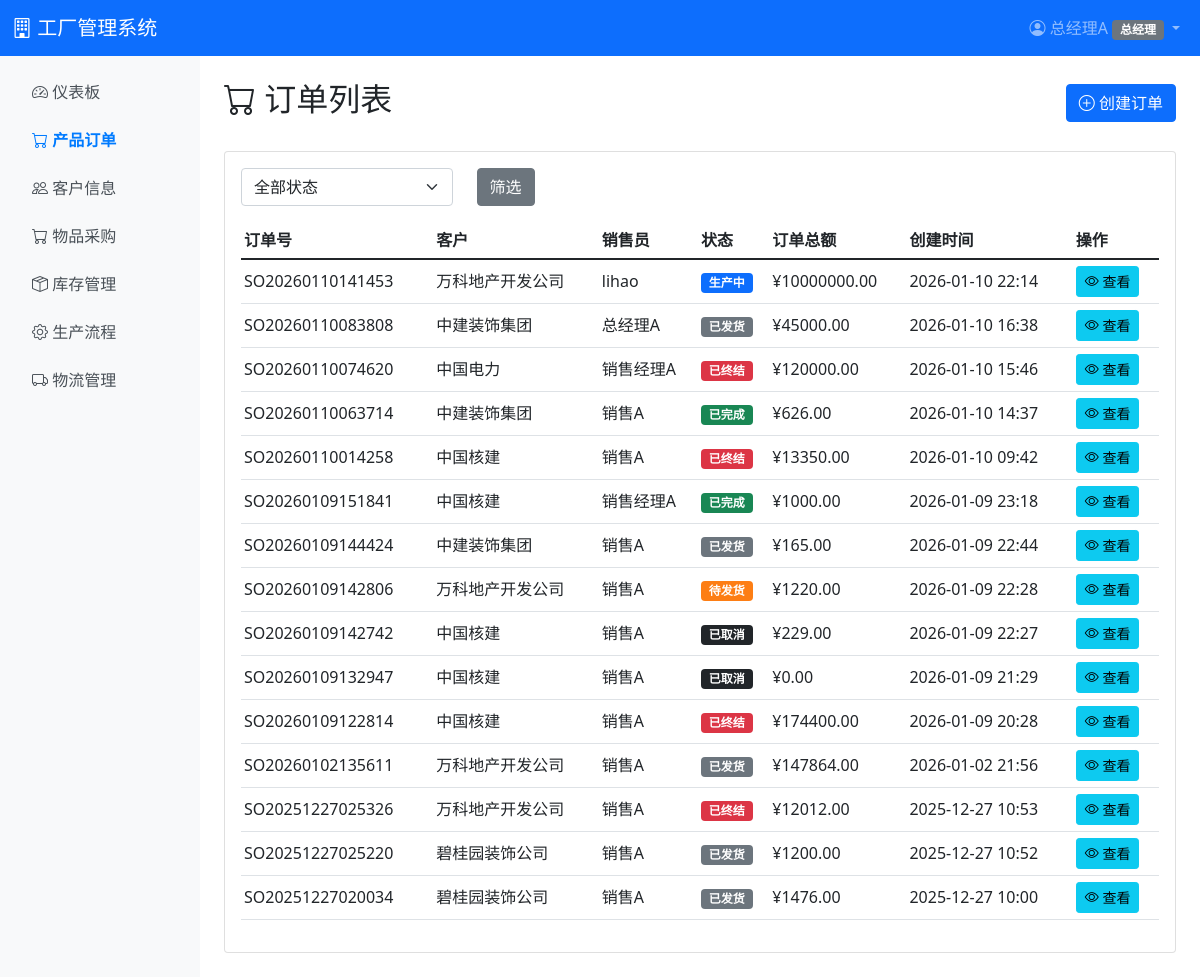
The page /sales/orders/ (signed in) on the database as committed earlier.
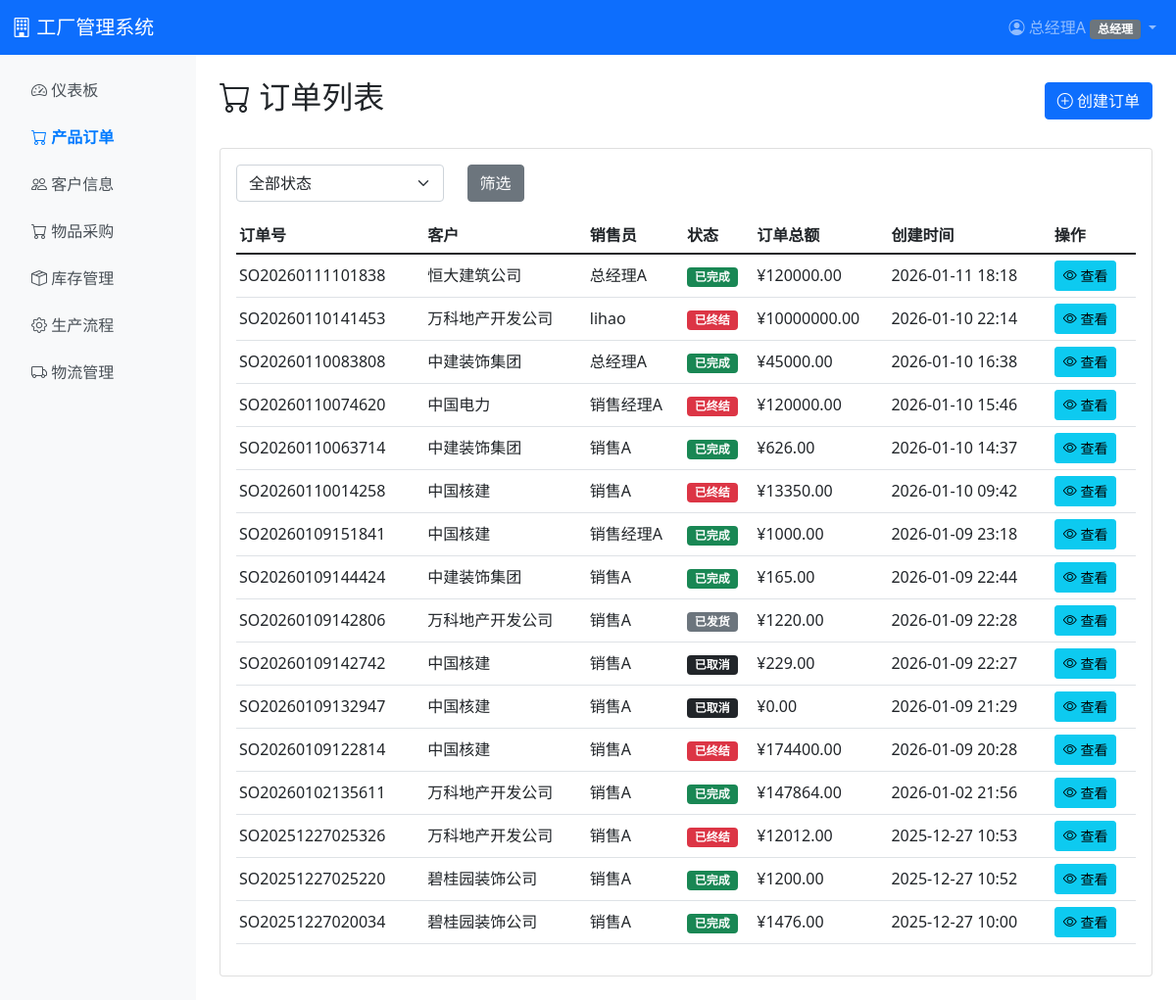
The same page on the database as committed later.
### sales/models.py (models this page shows, shortened)
class SalesOrder(models.Model):
    STATUS_CHOICES = [
        ('pending', '待审批'),
        ('approved', '已审批'),
        ('ceo_pending', '待总经理审批'),
        ('ceo_approved', '总经理已审批'),
        ('rejected', '已退回'),
        ('in_production', '生产中'),
        ('ready_to_ship', '待发货'),
        ('shipped', '已发货'),
        ('completed', '已完成'),
        ('cancelled', '已取消'),
        ('terminated', '已终结'),
    ]
    order_no = models.CharField(max_length=50, unique=True, verbose_name='订单号')
    customer = models.ForeignKey(Customer, on_delete=models.PROTECT, verbose_name='客户')
    salesperson = models.ForeignKey('auth.User', on_delete=models.PROTECT, related_name='sales_orders', verbose_name='销售员')
    status = models.CharField(max_length=20, choices=STATUS_CHOICES, default='pending', verbose_name='状态')
    total_amount = models.DecimalField(max_digits=12, decimal_places=2, default=0, verbose_name='订单总额')
    delivery_date = models.DateField(null=True, blank=True, verbose_name='交付日期')
    reserve_inventory = models.BooleanField(default=False, verbose_name='预占库存')
    approved_by = models.ForeignKey('auth.User', on_delete=models.SET_NULL, null=True, blank=True, related_name='approved_orders', verbose_name='审批人')
    approved_at = models.DateTimeField(null=True, blank=True, verbose_name='审批时间')
    ceo_approved_by = models.ForeignKey('auth.User', on_delete=models.SET_NULL, null=True, blank=True, related_name='ceo_approved_orders', verbose_name='总经理审批人')
    ceo_approved_at = models.DateTimeField(null=True, blank=True, verbose_name='总经理审批时间')
    rejected_by = models.ForeignKey('auth.User', on_delete=models.SET_NULL, null=True, blank=True, related_name='rejected_orders', verbose_name='退回人')
    rejected_at = models.DateTimeField(null=True, blank=True, verbose_name='退回时间')
    reject_reason = models.TextField(blank=True, verbose_name='退回原因')
    terminated_by = models.ForeignKey('auth.User', on_delete=models.SET_NULL, null=True, blank=True, related_name='terminated_orders', verbose_name='终结人')
    terminated_at = models.DateTimeField(null=True, blank=True, verbose_name='终结时间')
    terminate_reason = models.TextField(blank=True, verbose_name='终结原因')
    remark = models.TextField(blank=True, verbose_name='备注')
    created_at = models.DateTimeField(auto_now_add=True, verbose_name='创建时间')
    updated_at = models.DateTimeField(auto_now=True, verbose_name='更新时间')
    class Meta:
        verbose_name = '产品订单'
        verbose_name_plural = '产品订单'
        ordering = ['-created_at']

### inventory/models.py (models this page shows, shortened)
class Customer(models.Model):
    CREDIT_LEVEL_CHOICES = [
        ('A', 'A级（优秀）'),
        ('B', 'B级（良好）'),
        ('C', 'C级（一般）'),
        ('D', 'D级（较差）'),
    ]
    EDIT_STATUS_CHOICES = [
        ('none', '无编辑申请'),
        ('pending', '待审批'),
        ('approved', '已审批'),
        ('rejected', '已拒绝'),
    ]
    DELETE_STATUS_CHOICES = [
        ('none', '无删除申请'),
        ('pending', '待审批'),
        ('approved', '已审批'),
        ('rejected', '已拒绝'),
    ]
    name = models.CharField(max_length=200, unique=True, verbose_name='客户名称')
    contact_person = models.CharField(max_length=100, verbose_name='联系人')
    phone = models.CharField(max_length=20, verbose_name='联系电话')
    address = models.TextField(verbose_name='地址')
    credit_level = models.CharField(max_length=1, choices=CREDIT_LEVEL_CHOICES, default='C', verbose_name='信用等级')
    created_by = models.ForeignKey('auth.User', on_delete=models.SET_NULL, null=True, blank=True, related_name='created_customers', verbose_name='负责人')
    created_at = models.DateTimeField(auto_now_add=True, verbose_name='创建时间')
    updated_at = models.DateTimeField(auto_now=True, verbose_name='更新时间')
    edit_status = models.CharField(max_length=20, choices=EDIT_STATUS_CHOICES, default='none', verbose_name='编辑审批状态')
    edit_pending_data = models.TextField(blank=True, verbose_name='待审批编辑数据')  # JSON格式存储待审批的数据
    edit_reason = models.TextField(blank=True, verbose_name='编辑原因')
    edit_requested_by = models.ForeignKey('auth.User', on_delete=models.SET_NULL, null=True, blank=True, related_name='customer_edit_requests', verbose_name='编辑申请人')
    edit_requested_at = models.DateTimeField(null=True, blank=True, verbose_name='编辑申请时间')
    edit_approved_by = models.ForeignKey('auth.User', on_delete=models.SET_NULL, null=True, blank=True, related_name='approved_customer_edits', verbose_name='编辑审批人')
    edit_approved_at = models.DateTimeField(null=True, blank=True, verbose_name='编辑审批时间')
    edit_reject_reason = models.TextField(blank=True, verbose_name='编辑拒绝原因')
    delete_status = models.CharField(max_length=20, choices=DELETE_STATUS_CHOICES, default='none', verbose_name='删除审批状态')
    delete_reason = models.TextField(blank=True, verbose_name='删除原因')
    delete_requested_by = models.ForeignKey('auth.User', on_delete=models.SET_NULL, null=True, blank=True, related_name='customer_delete_requests', verbose_name='删除申请人')
    delete_requested_at = models.DateTimeField(null=True, blank=True, verbose_name='删除申请时间')
    delete_approved_by = models.ForeignKey('auth.User', on_delete=models.SET_NULL, null=True, blank=True, related_name='approved_customer_deletes', verbose_name='删除审批人')
    delete_approved_at = models.DateTimeField(null=True, blank=True, verbose_name='删除审批时间')
    delete_reject_reason = models.TextField(blank=True, verbose_name='删除拒绝原因')
    class Meta:
        verbose_name = '客户'
        verbose_name_plural = '客户'
        ordering = ['-created_at']

### sales/views.py (the view)
# urls.py: path('orders/', views.order_list, name='order_list'),
@login_required
@role_required('sales', 'sales_mgr', 'warehouse', 'ceo')
def order_list(request):
    orders = SalesOrder.objects.select_related('customer', 'salesperson').all()
    if request.user.profile.role == 'sales':
        orders = orders.filter(salesperson=request.user)
    status_filter = request.GET.get('status', '')
    if status_filter:
        orders = orders.filter(status=status_filter)
    paginator = Paginator(orders, 20)  # 每页20条
    page_number = request.GET.get('page')
    page_obj = paginator.get_page(page_number)
    extra_params = ''
    if status_filter:
        extra_params = f'status={status_filter}'
    context = {
        'orders': page_obj,
        'status_filter': status_filter,
        'extra_params': extra_params,
    }
    return render(request, 'sales/order_list.html', context)

### templates/sales/order_list.html (shortened to what this page needs)
{% extends 'base.html' %}
{% block content %}
<div class="d-flex justify-content-between align-items-center mb-4">
    <h2><i class="bi bi-cart"></i> 订单列表</h2>
    {% if user.profile.role == 'sales' or user.profile.role == 'sales_mgr' or user.profile.role == 'ceo' %}
    <a href="{% url 'sales:order_create' %}" class="btn btn-primary">
        <i class="bi bi-plus-circle"></i> 创建订单
    </a>
    {% endif %}
</div>
<div class="card">
    <div class="card-body">
        <form method="get" class="mb-3">
            <div class="row">
                <div class="col-md-3">
                    <select name="status" class="form-select">
                        <option value="">全部状态</option>
                    </select>
                </div>
                <div class="col-md-2">
                    <button type="submit" class="btn btn-secondary">筛选</button>
                </div>
            </div>
        </form>
        <div class="table-responsive">
            <table class="table table-hover table-sm">
                <thead>
                    <tr>
                        <th>订单号</th>
                        <th>客户</th>
                        <th>销售员</th>
                        <th>状态</th>
                        <th>订单总额</th>
                        <th>创建时间</th>
                        <th>操作</th>
                    </tr>
                </thead>
                <tbody>
                    {% for order in orders %}
                    <tr>
                        <td>{{ order.order_no }}</td>
                        <td>{{ order.customer.name }}</td>
                        <td>{{ order.salesperson.username }}</td>
                        <td>
                            {% if order.status == 'pending' %}
                            <span class="badge bg-warning">待审批</span>
                            {% elif order.status == 'approved' %}
                            <span class="badge bg-info">已审批</span>
                            {% elif order.status == 'ceo_pending' %}
                            <span class="badge bg-warning">待总经理审批</span>
                            {% elif order.status == 'ceo_approved' %}
                            <span class="badge bg-info">总经理已审批</span>
                            {% elif order.status == 'rejected' %}
                            <span class="badge bg-danger">已退回</span>
                            {% elif order.status == 'in_production' %}
                            <span class="badge bg-primary">生产中</span>
                            {% elif order.status == 'ready_to_ship' %}
                            <span class="badge" style="background-color: #fd7e14;">待发货</span>
                            {% elif order.status == 'shipped' %}
                            <span class="badge bg-secondary">已发货</span>
                            {% elif order.status == 'completed' %}
                            <span class="badge bg-success">已完成</span>
                            {% elif order.status == 'cancelled' %}
                            <span class="badge bg-dark">已取消</span>
                            {% elif order.status == 'terminated' %}
                            <span class="badge bg-danger">已终结</span>
                            {% endif %}
                        </td>
                        <td>¥{{ order.total_amount }}</td>
                        <td>{{ order.created_at|date:"Y-m-d H:i" }}</td>
                        <td>
                            <a href="{% url 'sales:order_detail' order.pk %}" class="btn btn-sm btn-info">
                                <i class="bi bi-eye"></i> 查看
                            </a>
                        </td>
                    </tr>
                    {% empty %}
                    <tr>
                        <td colspan="7" class="text-center text-muted">暂无订单</td>
                    </tr>
                    {% endfor %}
                </tbody>
            </table>
        </div>
    </div>
</div>
{% endblock %}

Rows that differ between the two databases and show on the page:
added SalesOrder: order_no "SO20260111101838", customer.name "恒大建筑公司", salesperson.username "总经理A", status "已完成", total_amount "120000.00", created_at "2026-01-11 18:18"
changed SalesOrder "SO20260110141453": status "生产中" → "已终结"
changed SalesOrder "SO20260110083808": status "已发货" → "已完成"
changed SalesOrder "SO20260109144424": status "已发货" → "已完成"
changed SalesOrder "SO20260109142806": status "待发货" → "已发货"
changed SalesOrder "SO20260102135611": status "已发货" → "已完成"
changed SalesOrder "SO20251227025220": status "已发货" → "已完成"
changed SalesOrder "SO20251227020034": status "已发货" → "已完成"
